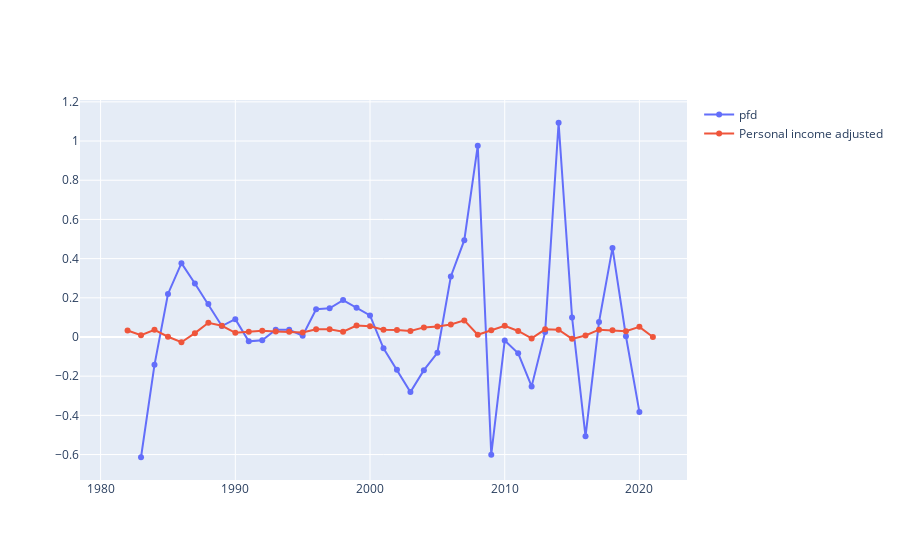

The code cell stored with this chart in its notebook:
### Code cell
fig = go.Figure()


# Add a scatter trace for the pfd
fig.add_trace(
    go.Scatter(
        x=pfd["year"], 
        y=pfd["pfd"].pct_change(), 
        name="pfd", 
        mode="lines+markers+text",
    )
)
# Add a scatter trace for the pcpi
# fig.add_trace(go.Scatter(x=pcpi["date"], y=pcpi["pcpi"], name="pcpi"))
# Add a scatter trace for the pcpi
fig.add_trace(
    go.Scatter(
        x=pcpi["date"],
        y=pcpi["pfd_year_amount"].pct_change(),
        name="Personal income adjusted",
        mode="lines+markers+text",
    )
)
# # Add spikelines that show on hover
# fig.add_trace(
#     go.Scatter(
#         x=pcpi["date"],
#         y=pcpi["pcpi"].pct_change(),
#         name="pcpi",
#         mode="lines+markers+text",
#         # textposition="top center",
#         # text=pcpi["pcpi"],
#         hoverinfo="text+y+name",
#     )
# )

fig.show()
